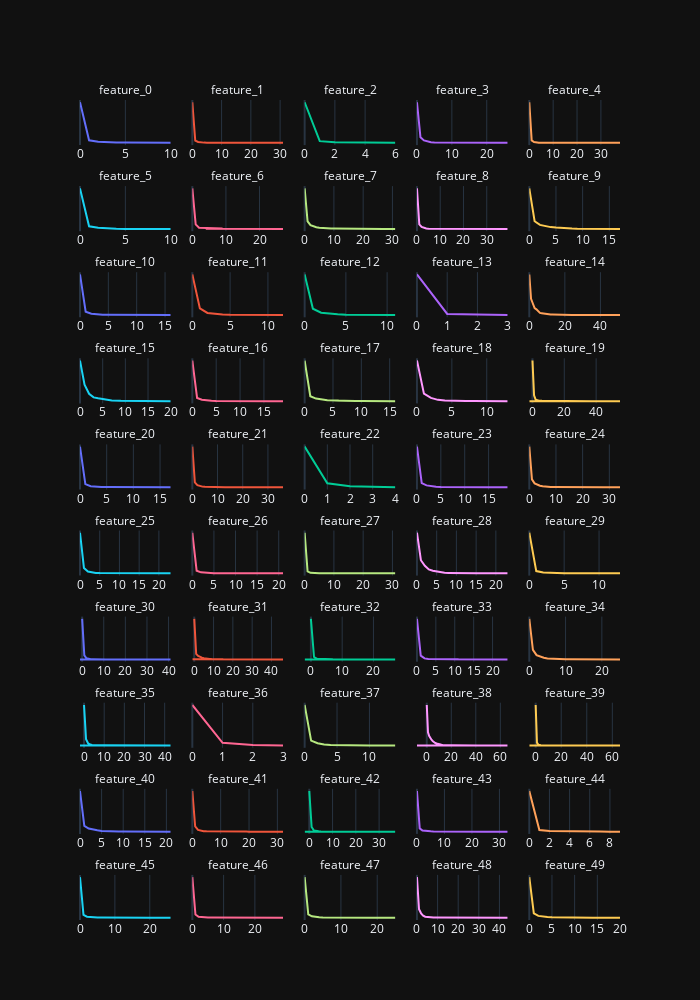

This figure's notebook cell:
### Markdown cell above
<h3>Features Distribution</h3>

### Code cell
fig = make_subplots(
    rows=10,
    cols=5,
    subplot_titles=data_train.columns,
)

# Add traces
columns = data_train.drop('target', axis=1).columns.tolist()

for row in range(10):
    for col in range(5):
        column = columns.pop(0)
        to_plot = data_train[column].value_counts()

        fig.add_trace(go.Scatter(
            x = to_plot.index,
            y = to_plot.values,
            name = column,
            mode='lines'
        ), col=col+1, row=row+1)

        fig.update_yaxes(title='y', visible=False, showticklabels=False)

        if(col+1 == 5):
            break

fig.update_layout(
    height=1000,
    width=700,
    showlegend=False,
    template='plotly_dark',
)
fig.update_annotations(font_size=12)

### Figure 1 — Plotly figure (JSON) as saved in the notebook; plotly's stock layout.template omitted (floating-point values rounded to 4 significant figures)
{"data": [{"mode": "lines", "name": "feature_0", "type": "scatter", "x": [0, 1, 2, 3, 4, 5, 6, 7, 8, 9, 10], "xaxis": "x", "y": [88473, 5632, 2536, 1292, 760, 545, 291, 199, 170, 81, 21], "yaxis": "y"}, {"mode": "lines", "name": "feature_1", "type": "scatter", "x": [0, 1, 2, 3, 4, 5, 6, 7, 8, 9, 10, 11, 13, 12, 14, 15, 16, 17, 18, 19, 21, 20, 22, 23, 25, 24, 27, 26, 28, 29, 31], "xaxis": "x2", "y": [89014, 4924, 1838, 783, 501, 369, 359, 333, 328, 261, 214, 162, 145, 122, 113, 98, 89, 70, 47, 42, 37, 32, 25, 24, 17, 16, 13, 12, 6, 5, 1], "yaxis": "y2"}, {"mode": "lines", "name": "feature_2", "type": "scatter", "x": [0, 1, 2, 3, 4, 5, 6], "xaxis": "x3", "y": [93492, 3889, 1306, 610, 442, 252, 9], "yaxis": "y3"}, {"mode": "lines", "name": "feature_3", "type": "scatter", "x": [0, 1, 2, 3, 4, 5, 6, 7, 8, 9, 10, 11, 12, 13, 14, 16, 15, 17, 18, 19, 20, 22, 21, 24, 23, 26], "xaxis": "x4", "y": [78107, 10882, 4664, 2144, 1076, 648, 557, 372, 253, 226, 207, 162, 124, 95, 87, 76, 75, 63, 44, 42, 33, 24, 17, 10, 9, 3], "yaxis": "y4"}, {"mode": "lines", "name": "feature_4", "type": "scatter", "x": [0, 1, 2, 3, 4, 13, 14, 15, 12, 16, 11, 17, 5, 10, 6, 18, 7, 9, 8, 19, 20, 21, 23, 22, 25, 24, 27, 26, 28, 30, 29, 31, 33, 32, 34, 38, 35, 37], "xaxis": "x5", "y": [88381, 5261, 1798, 781, 459, 255, 227, 224, 213, 211, 205, 192, 185, 168, 160, 159, 153, 150, 147, 123, 91, 86, 60, 58, 40, 39, 36, 31, 25, 16, 16, 15, 15, 8, 8, 2, 1, 1], "yaxis": "y5"}, {"mode": "lines", "name": "feature_5", "type": "scatter", "x": [0, 1, 2, 3, 4, 5, 6, 7, 8, 9, 10], "xaxis": "x6", "y": [90247, 5915, 2495, 877, 171, 104, 68, 64, 46, 12, 1], "yaxis": "y6"}, {"mode": "lines", "name": "feature_6", "type": "scatter", "x": [0, 1, 2, 7, 3, 6, 8, 9, 4, 5, 10, 11, 12, 13, 16, 14, 15, 17, 18, 19, 20, 21, 22, 23, 24, 25, 26, 27], "xaxis": "x7", "y": [80875, 9102, 2467, 1071, 998, 897, 823, 750, 612, 556, 449, 331, 254, 172, 93, 93, 89, 82, 71, 65, 54, 33, 29, 16, 7, 5, 3, 3], "yaxis": "y7"}, {"mode": "lines", "name": "feature_7", "type": "scatter", "x": [0, 1, 2, 3, 4, 5, 6, 7, 8, 9, 10, 11, 12, 13, 14, 15, 17, 16, 18, 19, 20, 21, 22, 23, 24, 25, 27, 26, 28, 29, 30, 31], "xaxis": "x8", "y": [65560, 12407, 6169, 4297, 2866, 2028, 1465, 1077, 969, 656, 524, 435, 337, 251, 222, 157, 128, 127, 86, 58, 52, 43, 24, 17, 16, 10, 8, 6, 2, 1, 1, 1], "yaxis": "y8"}, {"mode": "lines", "name": "feature_8", "type": "scatter", "x": [0, 1, 2, 3, 4, 5, 6, 7, 8, 18, 19, 15, 14, 20, 16, 13, 17, 12, 21, 9, 23, 22, 24, 11, 10, 25, 27, 26, 28, 29, 30, 31, 32, 33, 36, 34, 39], "xaxis": "x9", "y": [80046, 9156, 3905, 1840, 748, 332, 300, 282, 211, 206, 194, 192, 189, 189, 188, 175, 172, 171, 163, 159, 154, 147, 145, 139, 123, 116, 94, 93, 60, 38, 31, 25, 10, 3, 2, 1, 1], "yaxis": "y9"}, {"mode": "lines", "name": "feature_9", "type": "scatter", "x": [0, 1, 2, 3, 4, 5, 6, 7, 8, 9, 10, 11, 12, 13, 14, 15, 16, 17], "xaxis": "x10", "y": [66927, 12735, 6643, 4557, 3011, 2213, 1333, 769, 588, 345, 288, 235, 184, 90, 58, 20, 2, 2], "yaxis": "y10"}, {"mode": "lines", "name": "feature_10", "type": "scatter", "x": [0, 1, 2, 3, 4, 5, 6, 7, 8, 9, 10, 11, 12, 13, 14, 15, 16], "xaxis": "x11", "y": [86390, 7177, 2722, 1394, 734, 442, 264, 224, 188, 168, 147, 73, 40, 24, 10, 2, 1], "yaxis": "y11"}, {"mode": "lines", "name": "feature_11", "type": "scatter", "x": [0, 1, 2, 3, 4, 5, 6, 7, 8, 9, 10, 11, 12], "xaxis": "x12", "y": [78382, 12797, 4091, 2206, 1232, 577, 338, 201, 88, 64, 15, 8, 1], "yaxis": "y12"}, {"mode": "lines", "name": "feature_12", "type": "scatter", "x": [0, 1, 2, 3, 4, 5, 6, 7, 8, 9, 10, 11], "xaxis": "x13", "y": [77414, 12033, 4563, 2758, 1514, 723, 430, 253, 166, 103, 36, 7], "yaxis": "y13"}, {"mode": "lines", "name": "feature_13", "type": "scatter", "x": [0, 1, 2, 3], "xaxis": "x14", "y": [94912, 3082, 1535, 471], "yaxis": "y14"}, {"mode": "lines", "name": "feature_14", "type": "scatter", "x": [0, 1, 2, 3, 4, 5, 6, 7, 8, 9, 10, 11, 12, 13, 14, 15, 16, 17, 18, 21, 19, 22, 23, 20, 24, 26, 25, 27, 29, 28, 30, 31, 34, 32, 33, 37, 35, 39, 36, 38, 40, 41, 42, 45, 43, 44, 47, 46, 48, 49, 50, 51], "xaxis": "x15", "y": [41753, 16663, 11870, 7078, 5891, 3480, 2189, 1963, 1601, 1221, 921, 708, 622, 577, 465, 396, 266, 229, 218, 179, 175, 162, 161, 158, 121, 113, 92, 82, 74, 73, 59, 52, 43, 39, 38, 35, 34, 30, 29, 28, 23, 19, 18, 14, 13, 8, 5, 4, 3, 3, 1, 1], "yaxis": "y15"}, {"mode": "lines", "name": "feature_15", "type": "scatter", "x": [0, 1, 2, 3, 4, 5, 6, 7, 9, 8, 10, 11, 13, 12, 14, 15, 16, 17, 18, 19, 20], "xaxis": "x16", "y": [52996, 21370, 9654, 4913, 3783, 2559, 1322, 917, 541, 530, 432, 297, 153, 132, 122, 97, 77, 62, 28, 14, 1], "yaxis": "y16"}, {"mode": "lines", "name": "feature_16", "type": "scatter", "x": [0, 1, 2, 3, 4, 5, 6, 7, 8, 9, 10, 11, 12, 13, 14, 15, 16, 17, 18, 19], "xaxis": "x17", "y": [85681, 6703, 3126, 1595, 907, 567, 377, 243, 205, 160, 110, 100, 79, 55, 42, 27, 14, 6, 2, 1], "yaxis": "y17"}, {"mode": "lines", "name": "feature_17", "type": "scatter", "x": [0, 1, 2, 3, 4, 6, 5, 7, 8, 9, 10, 11, 12, 13, 14, 15, 16], "xaxis": "x18", "y": [75778, 9197, 4806, 2893, 1844, 1336, 1199, 1149, 709, 395, 235, 195, 137, 73, 46, 5, 3], "yaxis": "y18"}, {"mode": "lines", "name": "feature_18", "type": "scatter", "x": [0, 1, 2, 3, 4, 5, 6, 7, 8, 9, 10, 11, 12, 13], "xaxis": "x19", "y": [75009, 13971, 5991, 2364, 1293, 581, 292, 201, 83, 80, 65, 43, 17, 10], "yaxis": "y19"}, {"mode": "lines", "name": "feature_19", "type": "scatter", "x": [0, 1, 2, 3, 4, 6, 5, 7, 8, 10, 9, 11, 12, 13, 14, 15, 16, 17, 18, 19, 20, 21, 22, 23, 24, 25, 28, 26, 27, 29, 31, 30, 32, 33, 34, 35, 36, 37, 38, 40, 42, 41, 39, 46, 49, 45, 44, 43, 50, 52, 53, 51, 47, 48, 54, 55, -2, -1], "xaxis": "x20", "y": [74665, 10745, 2814, 1192, 831, 820, 797, 723, 677, 676, 614, 584, 547, 523, 430, 388, 321, 285, 265, 223, 195, 183, 175, 155, 139, 128, 118, 115, 80, 78, 70, 66, 53, 50, 37, 28, 23, 22, 22, 17, 17, 16, 15, 9, 9, 8, 7, 7, 6, 6, 6, 5, 4, 3, 3, 3, 1, 1], "yaxis": "y20"}, {"mode": "lines", "name": "feature_20", "type": "scatter", "x": [0, 1, 2, 3, 4, 5, 6, 7, 8, 9, 10, 11, 12, 13, 14, 15, 16, 17], "xaxis": "x21", "y": [88182, 6794, 2366, 1084, 526, 312, 238, 158, 103, 85, 58, 39, 27, 12, 9, 4, 2, 1], "yaxis": "y21"}, {"mode": "lines", "name": "feature_21", "type": "scatter", "x": [0, 1, 2, 3, 4, 5, 6, 7, 8, 9, 10, 11, 12, 13, 14, 15, 16, 17, 19, 18, 20, 21, 22, 23, 24, 29, 26, 25, 30, 33, 28, 27, 32, 35, 34, 36], "xaxis": "x22", "y": [79272, 9410, 4141, 2098, 1206, 750, 507, 434, 376, 352, 255, 212, 140, 118, 106, 102, 99, 73, 69, 67, 65, 35, 28, 21, 14, 12, 7, 6, 5, 5, 4, 3, 3, 3, 1, 1], "yaxis": "y22"}, {"mode": "lines", "name": "feature_22", "type": "scatter", "x": [0, 1, 2, 3, 4], "xaxis": "x23", "y": [87150, 9028, 2401, 1040, 381], "yaxis": "y23"}, {"mode": "lines", "name": "feature_23", "type": "scatter", "x": [0, 1, 2, 3, 4, 5, 6, 7, 8, 9, 10, 12, 11, 13, 14, 15, 16, 17, 19, 18], "xaxis": "x24", "y": [83021, 8480, 3767, 1959, 957, 593, 374, 252, 166, 127, 101, 49, 48, 40, 30, 16, 10, 7, 2, 1], "yaxis": "y24"}, {"mode": "lines", "name": "feature_24", "type": "scatter", "x": [0, 1, 2, 3, 4, 5, 6, 7, 8, 9, 10, 11, 12, 13, 14, 15, 16, 17, 18, 20, 19, 21, 22, 23, 25, 24, 27, 26, 28, 29, 30, 31, 33, 32, 34], "xaxis": "x25", "y": [67716, 13037, 6538, 3983, 2578, 1594, 949, 648, 506, 391, 316, 267, 227, 208, 187, 168, 138, 118, 105, 72, 69, 47, 40, 29, 17, 15, 12, 11, 3, 3, 2, 2, 2, 1, 1], "yaxis": "y25"}, {"mode": "lines", "name": "feature_25", "type": "scatter", "x": [0, 1, 2, 3, 4, 5, 6, 7, 8, 9, 10, 11, 12, 13, 14, 15, 16, 17, 18, 19, 20, 21, 23], "xaxis": "x26", "y": [81226, 10893, 3669, 1572, 846, 456, 338, 192, 173, 149, 134, 98, 70, 37, 34, 30, 21, 18, 15, 14, 9, 3, 3], "yaxis": "y26"}, {"mode": "lines", "name": "feature_26", "type": "scatter", "x": [0, 1, 2, 3, 4, 5, 6, 7, 8, 9, 11, 10, 12, 13, 14, 15, 16, 18, 17, 19, 20, 21], "xaxis": "x27", "y": [88161, 5792, 2164, 1044, 667, 381, 318, 265, 228, 161, 156, 138, 138, 118, 80, 69, 50, 29, 26, 12, 2, 1], "yaxis": "y27"}, {"mode": "lines", "name": "feature_27", "type": "scatter", "x": [0, 1, 2, 3, 4, 5, 7, 6, 8, 10, 11, 9, 13, 12, 14, 15, 16, 17, 19, 20, 18, 25, 21, 24, 22, 23, 27, 26, 29, 30, 31, 28], "xaxis": "x28", "y": [91241, 4509, 1230, 605, 447, 309, 261, 256, 193, 133, 132, 120, 97, 90, 64, 54, 47, 46, 30, 30, 26, 15, 14, 10, 9, 8, 7, 6, 4, 3, 3, 1], "yaxis": "y28"}, {"mode": "lines", "name": "feature_28", "type": "scatter", "x": [0, 1, 2, 3, 4, 5, 6, 7, 8, 9, 10, 11, 12, 13, 14, 15, 16, 17, 18, 19, 20, 21, 22, 23], "xaxis": "x29", "y": [56269, 18193, 10418, 5354, 3630, 2619, 1312, 704, 540, 320, 200, 128, 88, 66, 43, 31, 25, 18, 17, 12, 6, 4, 2, 1], "yaxis": "y29"}, {"mode": "lines", "name": "feature_29", "type": "scatter", "x": [0, 1, 2, 3, 4, 5, 6, 7, 8, 9, 10, 11, 12, 13], "xaxis": "x30", "y": [91351, 5090, 1776, 706, 342, 240, 168, 136, 100, 58, 22, 5, 3, 3], "yaxis": "y30"}, {"mode": "lines", "name": "feature_30", "type": "scatter", "x": [0, 1, 2, 3, 4, 5, 6, 7, 8, 9, 10, 11, 21, 18, 17, 12, 22, 30, 28, 20, 15, 19, 27, 29, 31, 25, 26, 14, 32, 13, 24, 16, 23, 35, 33, 39, 40, 34, 36, 37, 38, 41, -1], "xaxis": "x31", "y": [86421, 8519, 2409, 901, 462, 380, 242, 180, 126, 84, 55, 32, 14, 13, 11, 11, 11, 10, 9, 9, 8, 8, 8, 7, 7, 7, 7, 7, 6, 6, 6, 5, 4, 3, 2, 2, 2, 1, 1, 1, 1, 1, 1], "yaxis": "y31"}, {"mode": "lines", "name": "feature_31", "type": "scatter", "x": [0, 1, 2, 3, 4, 5, 6, 7, 8, 9, 10, 11, 12, 14, 13, 15, -1, 16, 17, 18, 20, 19, 21, 22, 24, 23, 26, 27, 25, 31, 28, 29, 30, 33, 35, 32, 36, 34, 39, 37, 38, 41, 40, 46, 42, 43], "xaxis": "x32", "y": [67896, 9348, 5911, 3856, 3020, 2192, 1437, 1210, 945, 708, 537, 403, 336, 289, 279, 240, 199, 190, 168, 127, 109, 95, 77, 70, 50, 47, 35, 32, 30, 24, 22, 19, 16, 13, 13, 12, 11, 7, 6, 5, 5, 5, 2, 2, 1, 1], "yaxis": "y32"}, {"mode": "lines", "name": "feature_32", "type": "scatter", "x": [0, 1, 2, 3, 4, 5, 6, 7, 8, 15, 13, 9, 14, 17, 12, 10, 16, 11, 19, 18, 21, 20, 23, 24, 22, 25, 26, -1, 27, -2], "xaxis": "x33", "y": [90417, 5402, 1344, 839, 472, 314, 264, 159, 110, 68, 62, 62, 59, 57, 55, 50, 45, 42, 41, 35, 25, 23, 16, 13, 12, 6, 3, 3, 1, 1], "yaxis": "y33"}, {"mode": "lines", "name": "feature_33", "type": "scatter", "x": [0, 1, 2, 3, 11, 12, 4, 10, 7, 6, 8, 9, 13, 5, 14, 16, 15, 17, 19, 18, 20, 21, 22, 23, 24], "xaxis": "x34", "y": [84413, 7875, 2155, 821, 622, 599, 548, 375, 359, 335, 325, 310, 308, 277, 152, 113, 97, 88, 78, 64, 39, 24, 13, 7, 3], "yaxis": "y34"}, {"mode": "lines", "name": "feature_34", "type": "scatter", "x": [0, 1, 2, 3, 4, 5, 6, 7, 8, 9, 10, 11, 12, 13, 14, 15, 16, 17, 18, 19, 20, 21, 22, 23, 24, 25], "xaxis": "x35", "y": [63959, 15112, 6845, 4562, 2749, 1632, 1142, 803, 637, 494, 372, 283, 243, 207, 196, 169, 151, 125, 101, 69, 61, 34, 26, 14, 11, 3], "yaxis": "y35"}, {"mode": "lines", "name": "feature_35", "type": "scatter", "x": [0, 1, 2, 3, 4, 5, 7, 8, 9, 6, 10, 11, 12, 13, 14, 15, 16, 19, 18, 17, 20, 21, 22, 23, 24, 25, 27, 26, 28, 29, 30, 33, 31, 32, 38, 37, 34, 35, 36, 39, 40, 41, 43, -2], "xaxis": "x36", "y": [75885, 11623, 4290, 1832, 1067, 729, 467, 449, 433, 418, 360, 356, 273, 250, 234, 194, 170, 134, 131, 127, 96, 84, 68, 67, 53, 43, 32, 26, 21, 21, 16, 10, 10, 7, 6, 4, 3, 2, 2, 2, 2, 1, 1, 1], "yaxis": "y36"}, {"mode": "lines", "name": "feature_36", "type": "scatter", "x": [0, 1, 2, 3], "xaxis": "x37", "y": [91136, 6585, 1769, 510], "yaxis": "y37"}, {"mode": "lines", "name": "feature_37", "type": "scatter", "x": [0, 1, 2, 3, 4, 5, 6, 7, 8, 9, 10, 11, 12, 13, 14], "xaxis": "x38", "y": [80825, 9850, 4627, 2047, 1021, 633, 423, 223, 160, 83, 45, 25, 17, 12, 9], "yaxis": "y38"}, {"mode": "lines", "name": "feature_38", "type": "scatter", "x": [0, 1, 2, 3, 4, 5, 6, 7, 8, 9, 10, 11, 12, 13, 14, 15, 16, 17, 18, 19, 20, 21, 22, 23, 26, 25, 29, 24, 27, 28, 30, 31, 32, 33, 35, 34, 36, 37, 38, 41, 45, 39, 47, 40, 43, 48, 42, 50, 49, 51, 53, 55, 56, 46, 44, 54, 60, 59, 57, 61, 52, 58, -2, -1, 63, 62, -3, -5, -8, 65, 66], "xaxis": "x39", "y": [42216, 13688, 9798, 7143, 5807, 4373, 3226, 2636, 2161, 1606, 1146, 969, 742, 579, 389, 375, 316, 283, 257, 201, 182, 140, 127, 126, 123, 118, 109, 101, 95, 91, 90, 87, 77, 68, 55, 52, 50, 45, 30, 26, 24, 24, 22, 22, 18, 18, 16, 15, 13, 13, 12, 11, 10, 9, 9, 8, 7, 7, 6, 6, 5, 5, 4, 3, 3, 2, 1, 1, 1, 1, 1], "yaxis": "y39"}, {"mode": "lines", "name": "feature_39", "type": "scatter", "x": [0, 1, 2, 3, 4, 6, 5, 7, 8, 9, 12, 10, 13, 11, 14, 15, 16, 17, 18, 20, 21, 19, 22, 23, 26, 28, 27, 24, 37, 25, 39, 29, 35, 30, 32, 38, 34, 45, 42, 33, 40, 31, 36, 41, 44, 47, 53, 43, 46, 51, 52, 56, 49, 48, 55, 50, 60, 54, 57, 61, -2, -1, 64, 65, 59, 58, 66, -5, -3, 63], "xaxis": "x40", "y": [87238, 6299, 2001, 984, 631, 207, 206, 185, 181, 165, 120, 118, 96, 91, 89, 86, 85, 84, 69, 69, 57, 57, 56, 56, 49, 45, 41, 38, 35, 35, 35, 33, 32, 31, 28, 27, 26, 25, 24, 23, 23, 22, 21, 17, 15, 15, 14, 13, 13, 13, 9, 8, 7, 7, 5, 4, 4, 4, 4, 4, 3, 3, 3, 3, 2, 2, 2, 1, 1, 1], "yaxis": "y40"}, {"mode": "lines", "name": "feature_40", "type": "scatter", "x": [0, 1, 2, 3, 4, 5, 6, 7, 8, 9, 10, 11, 12, 13, 14, 15, 16, 17, 18, 19, 20, 21], "xaxis": "x41", "y": [73953, 10444, 5589, 3604, 2395, 1380, 833, 433, 358, 294, 195, 153, 112, 84, 70, 33, 20, 16, 16, 12, 4, 2], "yaxis": "y41"}, {"mode": "lines", "name": "feature_41", "type": "scatter", "x": [0, 1, 2, 3, 4, 5, 6, 7, 8, 9, 10, 11, 12, 13, 14, 15, 16, 17, 18, 19, 20, 23, 22, 21, 24, 25, 26, 27, 28, 30, 32], "xaxis": "x42", "y": [80259, 10340, 3361, 1637, 985, 622, 478, 431, 350, 308, 225, 195, 135, 124, 86, 70, 56, 56, 55, 46, 36, 31, 29, 28, 18, 11, 11, 8, 4, 3, 2], "yaxis": "y42"}, {"mode": "lines", "name": "feature_42", "type": "scatter", "x": [0, 1, 2, 3, 4, 5, 6, 7, 8, 9, 10, 12, 11, 14, 13, 15, 16, 18, 17, 19, 20, 21, 23, 24, 25, 22, 26, 27, 28, 32, 29, 31, 30, 33, 34, 35, 36, 37, -2, -1], "xaxis": "x43", "y": [83466, 9664, 2425, 1023, 618, 354, 344, 327, 290, 199, 165, 103, 94, 80, 72, 68, 68, 64, 56, 55, 54, 53, 52, 48, 47, 46, 41, 27, 26, 16, 15, 13, 11, 9, 2, 1, 1, 1, 1, 1], "yaxis": "y43"}, {"mode": "lines", "name": "feature_43", "type": "scatter", "x": [0, 1, 2, 3, 4, 5, 6, 7, 8, 9, 10, 12, 11, 13, 14, 15, 16, 17, 18, 21, 19, 20, 23, 22, 24, 25, 26, 27, 28, 30, 29, 31, 33], "xaxis": "x44", "y": [84299, 6734, 2527, 1468, 947, 702, 508, 411, 359, 295, 253, 203, 202, 162, 143, 133, 104, 70, 68, 66, 58, 53, 46, 44, 39, 38, 28, 18, 8, 8, 3, 2, 1], "yaxis": "y44"}, {"mode": "lines", "name": "feature_44", "type": "scatter", "x": [0, 1, 2, 3, 4, 5, 6, 7, 8, 9], "xaxis": "x45", "y": [93251, 3642, 1349, 791, 460, 236, 155, 84, 29, 3], "yaxis": "y45"}, {"mode": "lines", "name": "feature_45", "type": "scatter", "x": [0, 1, 2, 3, 4, 5, 6, 7, 8, 9, 10, 11, 12, 13, 14, 15, 16, 19, 17, 20, 18, 22, 24, 21, 23, 26, 25], "xaxis": "x46", "y": [87289, 6158, 2342, 1339, 790, 512, 378, 242, 182, 144, 108, 105, 83, 67, 54, 43, 36, 27, 25, 24, 23, 8, 7, 6, 5, 2, 1], "yaxis": "y46"}, {"mode": "lines", "name": "feature_46", "type": "scatter", "x": [0, 1, 2, 3, 4, 5, 6, 7, 8, 9, 14, 10, 11, 13, 12, 15, 16, 17, 18, 19, 20, 22, 21, 23, 24, 26, 27, 28, 25, 29], "xaxis": "x47", "y": [86108, 6818, 2027, 1127, 752, 448, 381, 319, 240, 184, 178, 173, 172, 169, 167, 119, 108, 102, 88, 66, 61, 50, 42, 35, 29, 13, 8, 8, 7, 1], "yaxis": "y47"}, {"mode": "lines", "name": "feature_47", "type": "scatter", "x": [0, 1, 2, 3, 4, 5, 7, 6, 8, 9, 10, 11, 12, 14, 13, 18, 15, 19, 17, 16, 20, 21, 22, 23, 24, 25], "xaxis": "x48", "y": [85268, 7283, 3122, 1359, 909, 539, 276, 262, 232, 190, 121, 83, 44, 42, 42, 39, 32, 32, 30, 26, 19, 18, 14, 6, 6, 6], "yaxis": "y48"}, {"mode": "lines", "name": "feature_48", "type": "scatter", "x": [0, 1, 2, 3, 4, 5, 6, 7, 8, 9, 10, 11, 12, 13, 14, 15, 16, 18, 17, 19, 20, 21, 22, 26, 33, 32, 29, 25, 27, 24, 28, 31, 35, 23, 39, 34, 38, 30, 40, 37, 36, 41, 42, 43, 44], "xaxis": "x49", "y": [67780, 14216, 7399, 3525, 1775, 1167, 914, 485, 469, 391, 385, 293, 215, 142, 127, 127, 96, 81, 74, 57, 27, 25, 24, 18, 17, 16, 15, 14, 14, 14, 13, 12, 11, 10, 9, 9, 8, 8, 5, 4, 3, 2, 2, 1, 1], "yaxis": "y49"}, {"mode": "lines", "name": "feature_49", "type": "scatter", "x": [0, 1, 2, 3, 4, 5, 6, 7, 8, 9, 10, 11, 12, 13, 14, 15, 16, 17, 18, 19, 20], "xaxis": "x50", "y": [80514, 8779, 3694, 2037, 1367, 1004, 743, 409, 319, 297, 218, 156, 108, 105, 80, 70, 49, 33, 15, 2, 1], "yaxis": "y50"}], "layout": {"annotations": [{"font": {"size": 12}, "showarrow": false, "text": "feature_0", "x": 0.084, "xanchor": "center", "xref": "paper", "y": 1, "yanchor": "bottom", "yref": "paper"}, {"font": {"size": 12}, "showarrow": false, "text": "feature_1", "x": 0.292, "xanchor": "center", "xref": "paper", "y": 1, "yanchor": "bottom", "yref": "paper"}, {"font": {"size": 12}, "showarrow": false, "text": "feature_2", "x": 0.5, "xanchor": "center", "xref": "paper", "y": 1, "yanchor": "bottom", "yref": "paper"}, {"font": {"size": 12}, "showarrow": false, "text": "feature_3", "x": 0.708, "xanchor": "center", "xref": "paper", "y": 1, "yanchor": "bottom", "yref": "paper"}, {"font": {"size": 12}, "showarrow": false, "text": "feature_4", "x": 0.916, "xanchor": "center", "xref": "paper", "y": 1, "yanchor": "bottom", "yref": "paper"}, {"font": {"size": 12}, "showarrow": false, "text": "feature_5", "x": 0.084, "xanchor": "center", "xref": "paper", "y": 0.895, "yanchor": "bottom", "yref": "paper"}, {"font": {"size": 12}, "showarrow": false, "text": "feature_6", "x": 0.292, "xanchor": "center", "xref": "paper", "y": 0.895, "yanchor": "bottom", "yref": "paper"}, {"font": {"size": 12}, "showarrow": false, "text": "feature_7", "x": 0.5, "xanchor": "center", "xref": "paper", "y": 0.895, "yanchor": "bottom", "yref": "paper"}, {"font": {"size": 12}, "showarrow": false, "text": "feature_8", "x": 0.708, "xanchor": "center", "xref": "paper", "y": 0.895, "yanchor": "bottom", "yref": "paper"}, {"font": {"size": 12}, "showarrow": false, "text": "feature_9", "x": 0.916, "xanchor": "center", "xref": "paper", "y": 0.895, "yanchor": "bottom", "yref": "paper"}, {"font": {"size": 12}, "showarrow": false, "text": "feature_10", "x": 0.084, "xanchor": "center", "xref": "paper", "y": 0.79, "yanchor": "bottom", "yref": "paper"}, {"font": {"size": 12}, "showarrow": false, "text": "feature_11", "x": 0.292, "xanchor": "center", "xref": "paper", "y": 0.79, "yanchor": "bottom", "yref": "paper"}, {"font": {"size": 12}, "showarrow": false, "text": "feature_12", "x": 0.5, "xanchor": "center", "xref": "paper", "y": 0.79, "yanchor": "bottom", "yref": "paper"}, {"font": {"size": 12}, "showarrow": false, "text": "feature_13", "x": 0.708, "xanchor": "center", "xref": "paper", "y": 0.79, "yanchor": "bottom", "yref": "paper"}, {"font": {"size": 12}, "showarrow": false, "text": "feature_14", "x": 0.916, "xanchor": "center", "xref": "paper", "y": 0.79, "yanchor": "bottom", "yref": "paper"}, {"font": {"size": 12}, "showarrow": false, "text": "feature_15", "x": 0.084, "xanchor": "center", "xref": "paper", "y": 0.685, "yanchor": "bottom", "yref": "paper"}, {"font": {"size": 12}, "showarrow": false, "text": "feature_16", "x": 0.292, "xanchor": "center", "xref": "paper", "y": 0.685, "yanchor": "bottom", "yref": "paper"}, {"font": {"size": 12}, "showarrow": false, "text": "feature_17", "x": 0.5, "xanchor": "center", "xref": "paper", "y": 0.685, "yanchor": "bottom", "yref": "paper"}, {"font": {"size": 12}, "showarrow": false, "text": "feature_18", "x": 0.708, "xanchor": "center", "xref": "paper", "y": 0.685, "yanchor": "bottom", "yref": "paper"}, {"font": {"size": 12}, "showarrow": false, "text": "feature_19", "x": 0.916, "xanchor": "center", "xref": "paper", "y": 0.685, "yanchor": "bottom", "yref": "paper"}, {"font": {"size": 12}, "showarrow": false, "text": "feature_20", "x": 0.084, "xanchor": "center", "xref": "paper", "y": 0.58, "yanchor": "bottom", "yref": "paper"}, {"font": {"size": 12}, "showarrow": false, "text": "feature_21", "x": 0.292, "xanchor": "center", "xref": "paper", "y": 0.58, "yanchor": "bottom", "yref": "paper"}, {"font": {"size": 12}, "showarrow": false, "text": "feature_22", "x": 0.5, "xanchor": "center", "xref": "paper", "y": 0.58, "yanchor": "bottom", "yref": "paper"}, {"font": {"size": 12}, "showarrow": false, "text": "feature_23", "x": 0.708, "xanchor": "center", "xref": "paper", "y": 0.58, "yanchor": "bottom", "yref": "paper"}, {"font": {"size": 12}, "showarrow": false, "text": "feature_24", "x": 0.916, "xanchor": "center", "xref": "paper", "y": 0.58, "yanchor": "bottom", "yref": "paper"}, {"font": {"size": 12}, "showarrow": false, "text": "feature_25", "x": 0.084, "xanchor": "center", "xref": "paper", "y": 0.475, "yanchor": "bottom", "yref": "paper"}, {"font": {"size": 12}, "showarrow": false, "text": "feature_26", "x": 0.292, "xanchor": "center", "xref": "paper", "y": 0.475, "yanchor": "bottom", "yref": "paper"}, {"font": {"size": 12}, "showarrow": false, "text": "feature_27", "x": 0.5, "xanchor": "center", "xref": "paper", "y": 0.475, "yanchor": "bottom", "yref": "paper"}, {"font": {"size": 12}, "showarrow": false, "text": "feature_28", "x": 0.708, "xanchor": "center", "xref": "paper", "y": 0.475, "yanchor": "bottom", "yref": "paper"}, {"font": {"size": 12}, "showarrow": false, "text": "feature_29", "x": 0.916, "xanchor": "center", "xref": "paper", "y": 0.475, "yanchor": "bottom", "yref": "paper"}, {"font": {"size": 12}, "showarrow": false, "text": "feature_30", "x": 0.084, "xanchor": "center", "xref": "paper", "y": 0.37, "yanchor": "bottom", "yref": "paper"}, {"font": {"size": 12}, "showarrow": false, "text": "feature_31", "x": 0.292, "xanchor": "center", "xref": "paper", "y": 0.37, "yanchor": "bottom", "yref": "paper"}, {"font": {"size": 12}, "showarrow": false, "text": "feature_32", "x": 0.5, "xanchor": "center", "xref": "paper", "y": 0.37, "yanchor": "bottom", "yref": "paper"}, {"font": {"size": 12}, "showarrow": false, "text": "feature_33", "x": 0.708, "xanchor": "center", "xref": "paper", "y": 0.37, "yanchor": "bottom", "yref": "paper"}, {"font": {"size": 12}, "showarrow": false, "text": "feature_34", "x": 0.916, "xanchor": "center", "xref": "paper", "y": 0.37, "yanchor": "bottom", "yref": "paper"}, {"font": {"size": 12}, "showarrow": false, "text": "feature_35", "x": 0.084, "xanchor": "center", "xref": "paper", "y": 0.265, "yanchor": "bottom", "yref": "paper"}, {"font": {"size": 12}, "showarrow": false, "text": "feature_36", "x": 0.292, "xanchor": "center", "xref": "paper", "y": 0.265, "yanchor": "bottom", "yref": "paper"}, {"font": {"size": 12}, "showarrow": false, "text": "feature_37", "x": 0.5, "xanchor": "center", "xref": "paper", "y": 0.265, "yanchor": "bottom", "yref": "paper"}, {"font": {"size": 12}, "showarrow": false, "text": "feature_38", "x": 0.708, "xanchor": "center", "xref": "paper", "y": 0.265, "yanchor": "bottom", "yref": "paper"}, {"font": {"size": 12}, "showarrow": false, "text": "feature_39", "x": 0.916, "xanchor": "center", "xref": "paper", "y": 0.265, "yanchor": "bottom", "yref": "paper"}, {"font": {"size": 12}, "showarrow": false, "text": "feature_40", "x": 0.084, "xanchor": "center", "xref": "paper", "y": 0.16, "yanchor": "bottom", "yref": "paper"}, {"font": {"size": 12}, "showarrow": false, "text": "feature_41", "x": 0.292, "xanchor": "center", "xref": "paper", "y": 0.16, "yanchor": "bottom", "yref": "paper"}, {"font": {"size": 12}, "showarrow": false, "text": "feature_42", "x": 0.5, "xanchor": "center", "xref": "paper", "y": 0.16, "yanchor": "bottom", "yref": "paper"}, {"font": {"size": 12}, "showarrow": false, "text": "feature_43", "x": 0.708, "xanchor": "center", "xref": "paper", "y": 0.16, "yanchor": "bottom", "yref": "paper"}, {"font": {"size": 12}, "showarrow": false, "text": "feature_44", "x": 0.916, "xanchor": "center", "xref": "paper", "y": 0.16, "yanchor": "bottom", "yref": "paper"}, {"font": {"size": 12}, "showarrow": false, "text": "feature_45", "x": 0.084, "xanchor": "center", "xref": "paper", "y": 0.055, "yanchor": "bottom", "yref": "paper"}, {"font": {"size": 12}, "showarrow": false, "text": "feature_46", "x": 0.292, "xanchor": "center", "xref": "paper", "y": 0.055, "yanchor": "bottom", "yref": "paper"}, {"font": {"size": 12}, "showarrow": false, "text": "feature_47", "x": 0.5, "xanchor": "center", "xref": "paper", "y": 0.055, "yanchor": "bottom", "yref": "paper"}, {"font": {"size": 12}, "showarrow": false, "text": "feature_48", "x": 0.708, "xanchor": "center", "xref": "paper", "y": 0.055, "yanchor": "bottom", "yref": "paper"}, {"font": {"size": 12}, "showarrow": false, "text": "feature_49", "x": 0.916, "xanchor": "center", "xref": "paper", "y": 0.055, "yanchor": "bottom", "yref": "paper"}], "height": 1000, "showlegend": false, "width": 700, "xaxis": {"anchor": "y", "domain": [0, 0.168]}, "xaxis10": {"anchor": "y10", "domain": [0.832, 1]}, "xaxis11": {"anchor": "y11", "domain": [0, 0.168]}, "xaxis12": {"anchor": "y12", "domain": [0.208, 0.376]}, "xaxis13": {"anchor": "y13", "domain": [0.416, 0.584]}, "xaxis14": {"anchor": "y14", "domain": [0.624, 0.792]}, "xaxis15": {"anchor": "y15", "domain": [0.832, 1]}, "xaxis16": {"anchor": "y16", "domain": [0, 0.168]}, "xaxis17": {"anchor": "y17", "domain": [0.208, 0.376]}, "xaxis18": {"anchor": "y18", "domain": [0.416, 0.584]}, "xaxis19": {"anchor": "y19", "domain": [0.624, 0.792]}, "xaxis2": {"anchor": "y2", "domain": [0.208, 0.376]}, "xaxis20": {"anchor": "y20", "domain": [0.832, 1]}, "xaxis21": {"anchor": "y21", "domain": [0, 0.168]}, "xaxis22": {"anchor": "y22", "domain": [0.208, 0.376]}, "xaxis23": {"anchor": "y23", "domain": [0.416, 0.584]}, "xaxis24": {"anchor": "y24", "domain": [0.624, 0.792]}, "xaxis25": {"anchor": "y25", "domain": [0.832, 1]}, "xaxis26": {"anchor": "y26", "domain": [0, 0.168]}, "xaxis27": {"anchor": "y27", "domain": [0.208, 0.376]}, "xaxis28": {"anchor": "y28", "domain": [0.416, 0.584]}, "xaxis29": {"anchor": "y29", "domain": [0.624, 0.792]}, "xaxis3": {"anchor": "y3", "domain": [0.416, 0.584]}, "xaxis30": {"anchor": "y30", "domain": [0.832, 1]}, "xaxis31": {"anchor": "y31", "domain": [0, 0.168]}, "xaxis32": {"anchor": "y32", "domain": [0.208, 0.376]}, "xaxis33": {"anchor": "y33", "domain": [0.416, 0.584]}, "xaxis34": {"anchor": "y34", "domain": [0.624, 0.792]}, "xaxis35": {"anchor": "y35", "domain": [0.832, 1]}, "xaxis36": {"anchor": "y36", "domain": [0, 0.168]}, "xaxis37": {"anchor": "y37", "domain": [0.208, 0.376]}, "xaxis38": {"anchor": "y38", "domain": [0.416, 0.584]}, "xaxis39": {"anchor": "y39", "domain": [0.624, 0.792]}, "xaxis4": {"anchor": "y4", "domain": [0.624, 0.792]}, "xaxis40": {"anchor": "y40", "domain": [0.832, 1]}, "xaxis41": {"anchor": "y41", "domain": [0, 0.168]}, "xaxis42": {"anchor": "y42", "domain": [0.208, 0.376]}, "xaxis43": {"anchor": "y43", "domain": [0.416, 0.584]}, "xaxis44": {"anchor": "y44", "domain": [0.624, 0.792]}, "xaxis45": {"anchor": "y45", "domain": [0.832, 1]}, "xaxis46": {"anchor": "y46", "domain": [0, 0.168]}, "xaxis47": {"anchor": "y47", "domain": [0.208, 0.376]}, "xaxis48": {"anchor": "y48", "domain": [0.416, 0.584]}, "xaxis49": {"anchor": "y49", "domain": [0.624, 0.792]}, "xaxis5": {"anchor": "y5", "domain": [0.832, 1]}, "xaxis50": {"anchor": "y50", "domain": [0.832, 1]}, "xaxis6": {"anchor": "y6", "domain": [0, 0.168]}, "xaxis7": {"anchor": "y7", "domain": [0.208, 0.376]}, "xaxis8": {"anchor": "y8", "domain": [0.416, 0.584]}, "xaxis9": {"anchor": "y9", "domain": [0.624, 0.792]}, "yaxis": {"anchor": "x", "domain": [0.945, 1], "showticklabels": false, "title": {"text": "y"}, "visible": false}, "yaxis10": {"anchor": "x10", "domain": [0.84, 0.895], "showticklabels": false, "title": {"text": "y"}, "visible": false}, "yaxis11": {"anchor": "x11", "domain": [0.735, 0.79], "showticklabels": false, "title": {"text": "y"}, "visible": false}, "yaxis12": {"anchor": "x12", "domain": [0.735, 0.79], "showticklabels": false, "title": {"text": "y"}, "visible": false}, "yaxis13": {"anchor": "x13", "domain": [0.735, 0.79], "showticklabels": false, "title": {"text": "y"}, "visible": false}, "yaxis14": {"anchor": "x14", "domain": [0.735, 0.79], "showticklabels": false, "title": {"text": "y"}, "visible": false}, "yaxis15": {"anchor": "x15", "domain": [0.735, 0.79], "showticklabels": false, "title": {"text": "y"}, "visible": false}, "yaxis16": {"anchor": "x16", "domain": [0.63, 0.685], "showticklabels": false, "title": {"text": "y"}, "visible": false}, "yaxis17": {"anchor": "x17", "domain": [0.63, 0.685], "showticklabels": false, "title": {"text": "y"}, "visible": false}, "yaxis18": {"anchor": "x18", "domain": [0.63, 0.685], "showticklabels": false, "title": {"text": "y"}, "visible": false}, "yaxis19": {"anchor": "x19", "domain": [0.63, 0.685], "showticklabels": false, "title": {"text": "y"}, "visible": false}, "yaxis2": {"anchor": "x2", "domain": [0.945, 1], "showticklabels": false, "title": {"text": "y"}, "visible": false}, "yaxis20": {"anchor": "x20", "domain": [0.63, 0.685], "showticklabels": false, "title": {"text": "y"}, "visible": false}, "yaxis21": {"anchor": "x21", "domain": [0.525, 0.58], "showticklabels": false, "title": {"text": "y"}, "visible": false}, "yaxis22": {"anchor": "x22", "domain": [0.525, 0.58], "showticklabels": false, "title": {"text": "y"}, "visible": false}, "yaxis23": {"anchor": "x23", "domain": [0.525, 0.58], "showticklabels": false, "title": {"text": "y"}, "visible": false}, "yaxis24": {"anchor": "x24", "domain": [0.525, 0.58], "showticklabels": false, "title": {"text": "y"}, "visible": false}, "yaxis25": {"anchor": "x25", "domain": [0.525, 0.58], "showticklabels": false, "title": {"text": "y"}, "visible": false}, "yaxis26": {"anchor": "x26", "domain": [0.42, 0.475], "showticklabels": false, "title": {"text": "y"}, "visible": false}, "yaxis27": {"anchor": "x27", "domain": [0.42, 0.475], "showticklabels": false, "title": {"text": "y"}, "visible": false}, "yaxis28": {"anchor": "x28", "domain": [0.42, 0.475], "showticklabels": false, "title": {"text": "y"}, "visible": false}, "yaxis29": {"anchor": "x29", "domain": [0.42, 0.475], "showticklabels": false, "title": {"text": "y"}, "visible": false}, "yaxis3": {"anchor": "x3", "domain": [0.945, 1], "showticklabels": false, "title": {"text": "y"}, "visible": false}, "yaxis30": {"anchor": "x30", "domain": [0.42, 0.475], "showticklabels": false, "title": {"text": "y"}, "visible": false}, "yaxis31": {"anchor": "x31", "domain": [0.315, 0.37], "showticklabels": false, "title": {"text": "y"}, "visible": false}, "yaxis32": {"anchor": "x32", "domain": [0.315, 0.37], "showticklabels": false, "title": {"text": "y"}, "visible": false}, "yaxis33": {"anchor": "x33", "domain": [0.315, 0.37], "showticklabels": false, "title": {"text": "y"}, "visible": false}, "yaxis34": {"anchor": "x34", "domain": [0.315, 0.37], "showticklabels": false, "title": {"text": "y"}, "visible": false}, "yaxis35": {"anchor": "x35", "domain": [0.315, 0.37], "showticklabels": false, "title": {"text": "y"}, "visible": false}, "yaxis36": {"anchor": "x36", "domain": [0.21, 0.265], "showticklabels": false, "title": {"text": "y"}, "visible": false}, "yaxis37": {"anchor": "x37", "domain": [0.21, 0.265], "showticklabels": false, "title": {"text": "y"}, "visible": false}, "yaxis38": {"anchor": "x38", "domain": [0.21, 0.265], "showticklabels": false, "title": {"text": "y"}, "visible": false}, "yaxis39": {"anchor": "x39", "domain": [0.21, 0.265], "showticklabels": false, "title": {"text": "y"}, "visible": false}, "yaxis4": {"anchor": "x4", "domain": [0.945, 1], "showticklabels": false, "title": {"text": "y"}, "visible": false}, "yaxis40": {"anchor": "x40", "domain": [0.21, 0.265], "showticklabels": false, "title": {"text": "y"}, "visible": false}, "yaxis41": {"anchor": "x41", "domain": [0.105, 0.16], "showticklabels": false, "title": {"text": "y"}, "visible": false}, "yaxis42": {"anchor": "x42", "domain": [0.105, 0.16], "showticklabels": false, "title": {"text": "y"}, "visible": false}, "yaxis43": {"anchor": "x43", "domain": [0.105, 0.16], "showticklabels": false, "title": {"text": "y"}, "visible": false}, "yaxis44": {"anchor": "x44", "domain": [0.105, 0.16], "showticklabels": false, "title": {"text": "y"}, "visible": false}, "yaxis45": {"anchor": "x45", "domain": [0.105, 0.16], "showticklabels": false, "title": {"text": "y"}, "visible": false}, "yaxis46": {"anchor": "x46", "domain": [0, 0.055], "showticklabels": false, "title": {"text": "y"}, "visible": false}, "yaxis47": {"anchor": "x47", "domain": [0, 0.055], "showticklabels": false, "title": {"text": "y"}, "visible": false}, "yaxis48": {"anchor": "x48", "domain": [0, 0.055], "showticklabels": false, "title": {"text": "y"}, "visible": false}, "yaxis49": {"anchor": "x49", "domain": [0, 0.055], "showticklabels": false, "title": {"text": "y"}, "visible": false}, "yaxis5": {"anchor": "x5", "domain": [0.945, 1], "showticklabels": false, "title": {"text": "y"}, "visible": false}, "yaxis50": {"anchor": "x50", "domain": [0, 0.055], "showticklabels": false, "title": {"text": "y"}, "visible": false}, "yaxis6": {"anchor": "x6", "domain": [0.84, 0.895], "showticklabels": false, "title": {"text": "y"}, "visible": false}, "yaxis7": {"anchor": "x7", "domain": [0.84, 0.895], "showticklabels": false, "title": {"text": "y"}, "visible": false}, "yaxis8": {"anchor": "x8", "domain": [0.84, 0.895], "showticklabels": false, "title": {"text": "y"}, "visible": false}, "yaxis9": {"anchor": "x9", "domain": [0.84, 0.895], "showticklabels": false, "title": {"text": "y"}, "visible": false}}}
